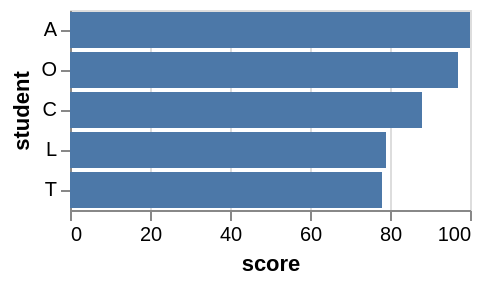

This figure's Vega-Lite source:
### Vega specification from a JSON file in a GitHub repository (floating-point values rounded to 4 significant figures)
{"$schema": "https://vega.github.io/schema/vega/v5.json", "description": "A bar graph showing the scores of the top 5 students. This shows an example of the window transform, for how the top K (5) can be filtered, and also how a rank can be computed for each student.", "background": "white", "padding": 5, "width": 200, "style": "cell", "data": [{"name": "source_0", "values": [{"student": "A", "score": 100}, {"student": "B", "score": 56}, {"student": "C", "score": 88}, {"student": "D", "score": 65}, {"student": "E", "score": 45}, {"student": "F", "score": 23}, {"student": "G", "score": 66}, {"student": "H", "score": 67}, {"student": "I", "score": 13}, {"student": "J", "score": 12}, {"student": "K", "score": 50}, {"student": "L", "score": 79}, {"student": "M", "score": 66}, {"student": "N", "score": 30}, {"student": "O", "score": 97}, {"student": "P", "score": 75}, {"student": "Q", "score": 24}, {"student": "R", "score": 42}, {"student": "S", "score": 76}, {"student": "T", "score": 78}, {"student": "U", "score": 21}, {"student": "V", "score": 46}]}, {"name": "data_0", "source": "source_0", "transform": [{"type": "window", "params": [null], "as": ["rank"], "ops": ["rank"], "fields": [null], "sort": {"field": ["score"], "order": ["descending"]}}, {"type": "filter", "expr": "datum.rank <= 5"}]}, {"name": "data_1", "source": "data_0", "transform": [{"type": "stack", "groupby": ["student"], "field": "score", "sort": {"field": [], "order": []}, "as": ["score_start", "score_end"], "offset": "zero"}, {"type": "filter", "expr": "isValid(datum[\"score\"]) && isFinite(+datum[\"score\"])"}]}], "signals": [{"name": "y_step", "value": 20}, {"name": "height", "update": "bandspace(domain('y').length, 0.1, 0.05) * y_step"}], "marks": [{"name": "marks", "type": "rect", "style": ["bar"], "from": {"data": "data_1"}, "encode": {"update": {"fill": {"value": "#4c78a8"}, "ariaRoleDescription": {"value": "bar"}, "description": {"signal": "\"score: \" + (format(datum[\"score\"], \"\")) + \"; student: \" + (isValid(datum[\"student\"]) ? datum[\"student\"] : \"\"+datum[\"student\"])"}, "x": {"scale": "x", "field": "score_end"}, "x2": {"scale": "x", "field": "score_start"}, "y": {"scale": "y", "field": "student"}, "height": {"scale": "y", "band": 1}}}}], "scales": [{"name": "x", "type": "linear", "domain": {"data": "data_1", "fields": ["score_start", "score_end"]}, "range": [0, {"signal": "width"}], "nice": true, "zero": true}, {"name": "y", "type": "band", "domain": {"data": "data_0", "field": "student", "sort": {"op": "average", "field": "score", "order": "descending"}}, "range": {"step": {"signal": "y_step"}}, "paddingInner": 0.1, "paddingOuter": 0.05}], "axes": [{"scale": "x", "orient": "bottom", "gridScale": "y", "grid": true, "tickCount": {"signal": "ceil(width/40)"}, "domain": false, "labels": false, "aria": false, "maxExtent": 0, "minExtent": 0, "ticks": false, "zindex": 0}, {"scale": "x", "orient": "bottom", "grid": false, "title": "score", "labelFlush": true, "labelOverlap": true, "tickCount": {"signal": "ceil(width/40)"}, "zindex": 0}, {"scale": "y", "orient": "left", "grid": false, "title": "student", "zindex": 0}]}
